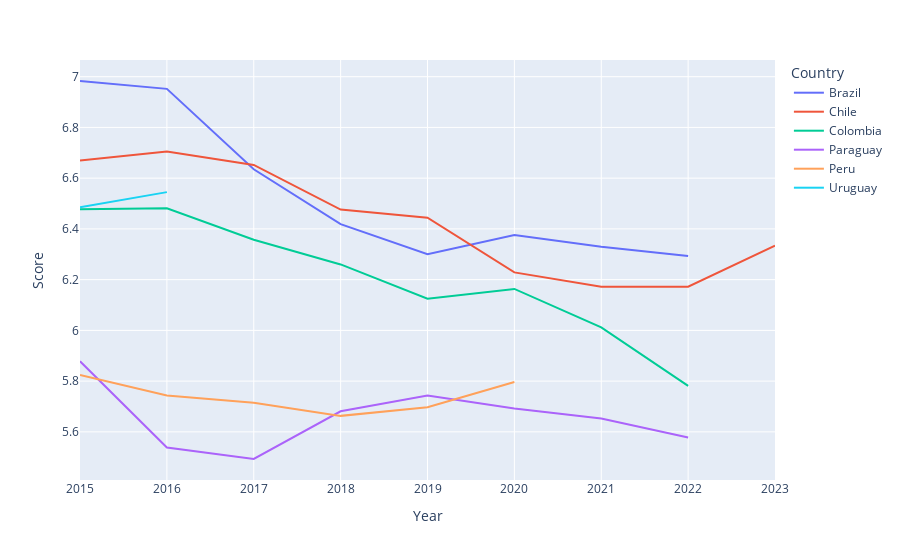

The notebook cell this image was saved under:
### Code cell
# Misma gráfica implementada en Plotly
grafico = px.line(paisesSuramericanos, x="Year", y="Score", color="Country")
grafico.show()

### Figure 1 — Plotly figure (JSON) as saved in the notebook; plotly's stock layout.template omitted (floating-point values rounded to 4 significant figures)
{"data": [{"hovertemplate": "Country=Brazil<br>Year=%{x}<br>Score=%{y}<extra></extra>", "legendgroup": "Brazil", "line": {"color": "#636efa", "dash": "solid"}, "marker": {"symbol": "circle"}, "mode": "lines", "name": "Brazil", "orientation": "v", "showlegend": true, "type": "scatter", "x": [2015, 2016, 2017, 2018, 2019, 2020, 2021, 2022], "xaxis": "x", "y": [6.983, 6.952, 6.635, 6.419, 6.3, 6.376, 6.33, 6.293], "yaxis": "y"}, {"hovertemplate": "Country=Chile<br>Year=%{x}<br>Score=%{y}<extra></extra>", "legendgroup": "Chile", "line": {"color": "#EF553B", "dash": "solid"}, "marker": {"symbol": "circle"}, "mode": "lines", "name": "Chile", "orientation": "v", "showlegend": true, "type": "scatter", "x": [2015, 2016, 2017, 2018, 2019, 2020, 2021, 2022, 2023], "xaxis": "x", "y": [6.67, 6.705, 6.652, 6.476, 6.444, 6.228, 6.172, 6.172, 6.334], "yaxis": "y"}, {"hovertemplate": "Country=Colombia<br>Year=%{x}<br>Score=%{y}<extra></extra>", "legendgroup": "Colombia", "line": {"color": "#00cc96", "dash": "solid"}, "marker": {"symbol": "circle"}, "mode": "lines", "name": "Colombia", "orientation": "v", "showlegend": true, "type": "scatter", "x": [2015, 2016, 2017, 2018, 2019, 2020, 2021, 2022], "xaxis": "x", "y": [6.477, 6.481, 6.357, 6.26, 6.125, 6.163, 6.012, 5.781], "yaxis": "y"}, {"hovertemplate": "Country=Paraguay<br>Year=%{x}<br>Score=%{y}<extra></extra>", "legendgroup": "Paraguay", "line": {"color": "#ab63fa", "dash": "solid"}, "marker": {"symbol": "circle"}, "mode": "lines", "name": "Paraguay", "orientation": "v", "showlegend": true, "type": "scatter", "x": [2015, 2016, 2017, 2018, 2019, 2020, 2021, 2022], "xaxis": "x", "y": [5.878, 5.538, 5.493, 5.681, 5.743, 5.692, 5.653, 5.578], "yaxis": "y"}, {"hovertemplate": "Country=Peru<br>Year=%{x}<br>Score=%{y}<extra></extra>", "legendgroup": "Peru", "line": {"color": "#FFA15A", "dash": "solid"}, "marker": {"symbol": "circle"}, "mode": "lines", "name": "Peru", "orientation": "v", "showlegend": true, "type": "scatter", "x": [2015, 2016, 2017, 2018, 2019, 2020], "xaxis": "x", "y": [5.824, 5.743, 5.715, 5.663, 5.697, 5.797], "yaxis": "y"}, {"hovertemplate": "Country=Uruguay<br>Year=%{x}<br>Score=%{y}<extra></extra>", "legendgroup": "Uruguay", "line": {"color": "#19d3f3", "dash": "solid"}, "marker": {"symbol": "circle"}, "mode": "lines", "name": "Uruguay", "orientation": "v", "showlegend": true, "type": "scatter", "x": [2015, 2016], "xaxis": "x", "y": [6.485, 6.545], "yaxis": "y"}], "layout": {"legend": {"title": {"text": "Country"}, "tracegroupgap": 0}, "margin": {"t": 60}, "xaxis": {"anchor": "y", "domain": [0, 1], "title": {"text": "Year"}}, "yaxis": {"anchor": "x", "domain": [0, 1], "title": {"text": "Score"}}}}
